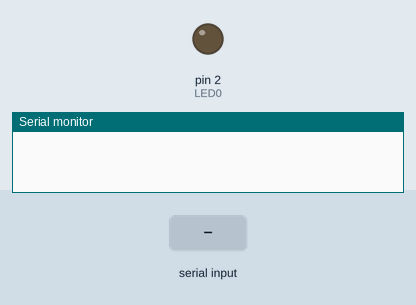
Simulated run of this sketch. Board: Arduino Uno, built with avr-gcc and run on an emulated ATmega328P. On the bench: output pins drawn as LEDs (lit = HIGH), the last lines printed to the serial monitor. The inputs (shaded band) are chosen by the test bench.

Above: at 1.2 s.
1.3 s: "LED0_ON" received over Serial
At 3.0 s:
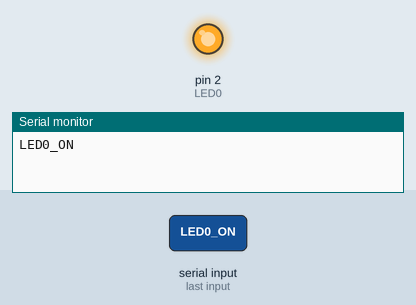
3.8 s: "LED0_OFF" received over Serial
At 6.1 s:
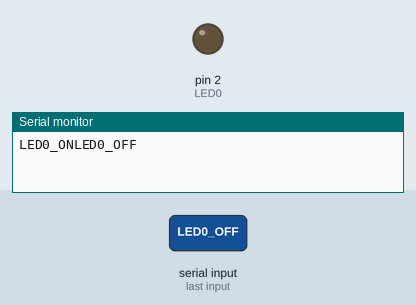
Timing chart, 0 to 7.6 s (numbered marks = the images above; inputs shaded):
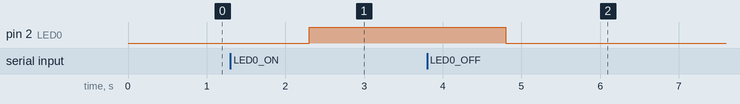

Measured:
- after the input at 1.3 s, pin 2 (LED0): LOW → HIGH after 1.0 s
- after the input at 3.8 s, pin 2 (LED0): HIGH → LOW after 1.0 s

The sketch:

11_Serial._read_interrupt.ino
```cpp
int LED0 = 2;

// 사용자함수
// Serial Receive ISR
void serialEvent(){
    // 데이터가 입력 됐을 때
    String userInput = Serial.readString();     // 수신된 데이터 1바이트를 읽어서 리턴
    Serial.print(userInput);

    if(userInput == "LED0_ON"){
        digitalWrite(LED0, HIGH);
    }
    else if(userInput == "LED0_OFF"){
        digitalWrite(LED0, LOW);
    }
}

void setup(){
    Serial.begin(115200);
    pinMode(LED0, OUTPUT);
}

void loop(){

}
```
